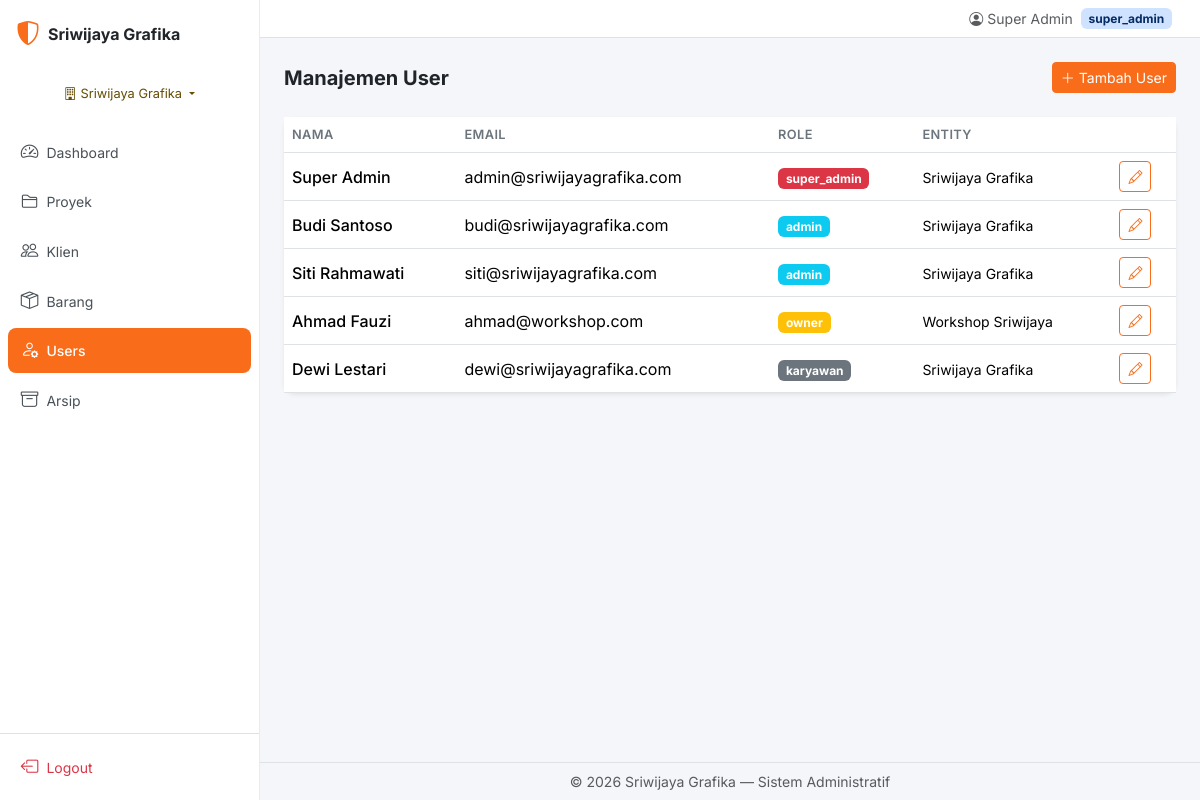
Screenshot of /users/index.php (signed in) with the database file from the repository.
### tables this page shows
CREATE TABLE `users` (
  `id` int NOT NULL AUTO_INCREMENT,
  `entity_id` int DEFAULT NULL,
  `name` varchar(100) NOT NULL,
  `email` varchar(100) NOT NULL,
  `password` varchar(255) NOT NULL,
  `role` varchar(20) NOT NULL,
  `active` tinyint(1) DEFAULT '1',
  `created_at` timestamp NULL DEFAULT CURRENT_TIMESTAMP,
  PRIMARY KEY (`id`),
  UNIQUE KEY `email` (`email`),
  CONSTRAINT `users_chk_1` CHECK ((`role` in (_utf8mb4'super_admin',_utf8mb4'owner',_utf8mb4'admin',_utf8mb4'karyawan',_utf8mb4'freelance')))
);

CREATE TABLE `entity` (
  `id` int NOT NULL AUTO_INCREMENT,
  `name` varchar(100) NOT NULL,
  `slug` varchar(50) NOT NULL,
  `logo_svg` varchar(255) DEFAULT NULL,
  `alamat` text,
  `no_telp` varchar(30) DEFAULT NULL,
  `kota` varchar(100) DEFAULT NULL,
  `kena_ppn` tinyint(1) DEFAULT '1',
  `direktur` varchar(100) DEFAULT NULL,
  `bank` varchar(100) DEFAULT NULL,
  `atas_nama` varchar(100) DEFAULT NULL,
  `no_rekening` varchar(50) DEFAULT NULL,
  `created_at` timestamp NULL DEFAULT CURRENT_TIMESTAMP,
  PRIMARY KEY (`id`),
  UNIQUE KEY `slug` (`slug`)
);

### users/index.php (the view, shortened to what this page needs)
<?php
require '../config/database.php';
$stmt = $pdo->prepare("
    SELECT u.*, e.name as entity_name
    FROM users u
    JOIN entity e ON u.entity_id = e.id
    ORDER BY u.created_at DESC
");
$stmt->execute();
$users = $stmt->fetchAll();
require '../template/header.php';
?>
<div class="d-flex justify-content-between align-items-center mb-4">
  <h5 class="fw-bold mb-0">Manajemen User</h5>
  <button class="btn btn-primary btn-sm" data-bs-toggle="modal" data-bs-target="#userModal">
    <i class="bi bi-plus-lg me-1"></i>Tambah User
  </button>
</div>
<div class="card border-0 shadow-sm">
  <div class="card-body p-0">
    <div class="table-responsive">
      <table class="table table-hover align-middle mb-0">
        <thead>
          <tr><th>Nama</th><th>Email</th><th>Role</th><th>Entity</th><th></th></tr>
        </thead>
        <tbody>
          <?php foreach ($users as $u): ?>
          <tr>
            <td class="fw-medium"><?= htmlspecialchars($u['name']) ?></td>
            <td><?= htmlspecialchars($u['email']) ?></td>
            <td><span class="badge bg-<?= $u['role'] === 'super_admin' ? 'danger' : ($u['role'] === 'owner' ? 'warning' : ($u['role'] === 'admin' ? 'info' : 'secondary')) ?>"><?= $u['role'] ?></span></td>
            <td><small><?= htmlspecialchars($u['entity_name']) ?></small></td>
            <td>
              <?php if ($_SESSION['role'] === 'super_admin' || ($_SESSION['role'] === 'owner' && $u['entity_id'] == $_SESSION['entity_id'])): ?>
              <button class="btn btn-sm btn-outline-primary" onclick="editUser(<?= $u['id'] ?>)"><i class="bi bi-pencil"></i></button>
              <?php endif; ?>
            </td>
          </tr>
          <?php endforeach; ?>
        </tbody>
      </table>
    </div>
  </div>
</div>
<?php require '../template/footer.php'; ?>

### assets/css/style.css (style rules this page uses)
:root { --primary: #F96C1A; --primary-hover: #e05e12; --bs-primary: #F96C1A; --bs-primary-rgb: 249, 108, 26; }
body { font-family: 'Inter', -apple-system, BlinkMacSystemFont, sans-serif; background: #f5f6fa; }
.table th { font-weight: 600; font-size: 0.8rem; text-transform: uppercase; letter-spacing: 0.03em; color: #6c757d; }
.card { border-radius: 12px; }
.btn-primary { background-color: var(--bs-primary); border-color: var(--bs-primary); }
.btn-outline-primary { color: var(--bs-primary); border-color: var(--bs-primary); }

### rows the page displays
users: name "Super Admin", email "admin@sriwijayagrafika.com", role "super_admin", entity.name "Sriwijaya Grafika"
users: name "Budi Santoso", email "budi@sriwijayagrafika.com", role "admin", entity.name "Sriwijaya Grafika"
users: name "Siti Rahmawati", email "siti@sriwijayagrafika.com", role "admin", entity.name "Sriwijaya Grafika"
users: name "Ahmad Fauzi", email "ahmad@workshop.com", role "owner", entity.name "Workshop Sriwijaya"
users: name "Dewi Lestari", email "dewi@sriwijayagrafika.com", role "karyawan", entity.name "Sriwijaya Grafika"

### other values shown
$_SESSION['entity_name'] "Sriwijaya Grafika"
$_SESSION['user_nama'] "Super Admin"
$_SESSION['role'] "super_admin"
